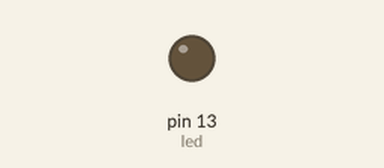
Recording of a sketch running on a simulated Arduino Uno, built with avr-gcc and run on an emulated ATmega328P. On the bench: output pins drawn as LEDs (lit = HIGH). What the sketch prints to the serial monitor is not drawn.

Above: at 0.2 s.
Timing chart, 0 to 1.7 s (numbered marks = the images above):
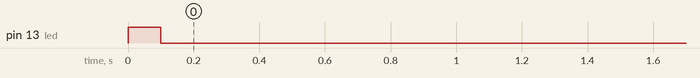

The sketch:

aquaponic.ino
```cpp
/* ***********************************************************************************************
*******************************************Aquaponic**********************************************
irrigation(): pin22
using lowpower library

*/


#include <LowPower.h>
#include <iGarden.h>
#include <Wire.h>

int led=13;
int flag=0;

void setup() {
  pinMode(led,OUTPUT);
  Serial.begin(9600);
  iGarden.initIrrigation(1); //Initialize irrigation 1
}

void loop() {

  if (flag==0){
    iGarden.irrigationON(1);
    digitalWrite(led,HIGH);
     send_status();

    flag=1;
    sleep_4_minute();


  }

  if (flag==1){
    iGarden.irrigationOFF(1);
    send_status();

    flag=0;
    sleep_120_minute();


  }

}

void sleep_4_minute(){
  digitalWrite(led,LOW);
  for(int i=0;i<=29;i++){
  LowPower.powerDown(SLEEP_8S, ADC_OFF, BOD_OFF);
  }
}

void sleep_120_minute(){
  digitalWrite(led,LOW);
  for (int i=0;i<=900;i++){
    LowPower.powerDown(SLEEP_8S, ADC_OFF, BOD_OFF);
  }
}

void send_status(){

  if (flag==0){
        Serial.println("irrigationON");
  }
  else Serial.println("irrigationOFF");

  Serial.println(flag);
  delay(100);
}
```

Measured:
- by itself, pin 13 (led): LOW → HIGH at 0.00 s, → LOW 0.10 s later
